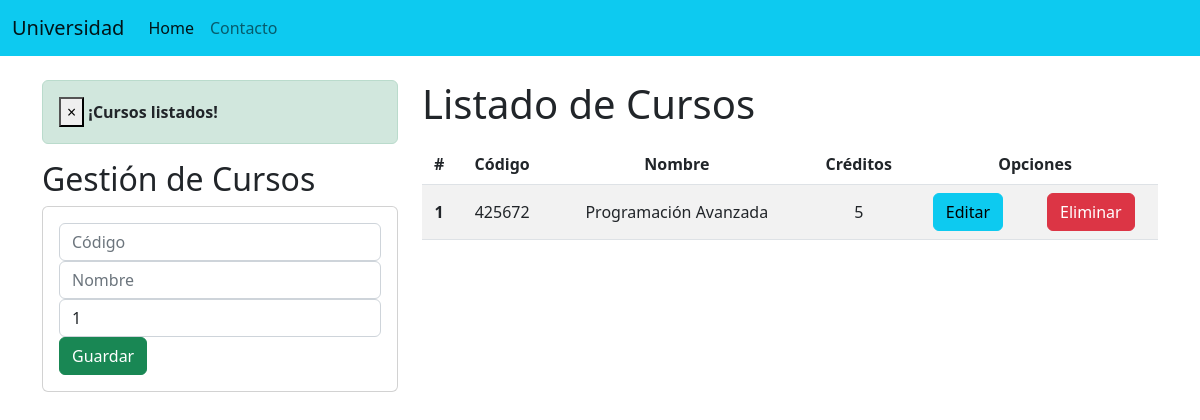
/, run on an earlier commit of the app's database.
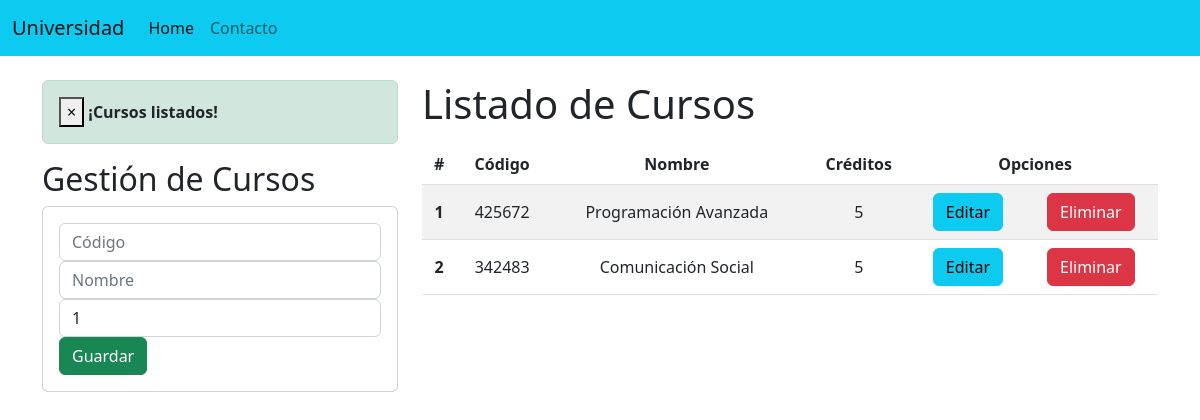
And on a later commit of the database.
### academico/models.py (models this page shows, shortened)
class Curso(models.Model):
    codigo = models.CharField(primary_key=True, max_length=6)
    nombre = models.CharField(max_length=50)
    creditos = models.PositiveSmallIntegerField()

### academico/views.py (the view)
# urls.py: path('', views.home, name='home'),
def home(request):
    cursos_listados = Curso.objects.all()
    messages.success(request, "¡Cursos listados!")
    return render(request, 'academico/gestionCursos.html', {'cursos': cursos_listados})

### academico/templates/academico/gestionCursos.html (shortened to what this page needs)
{% extends './base.html' %}
{% block body %}
<div class="row">
    <div class="col-sm-12 col-md-6 col-lg-4 col-xl-4">
        {% if messages %}
        {% for message in messages %}
            <div class="alert alert-dismissible alert-success">
                <button type="button" class="close" data-dismiss="alert">&times;</button>
                <strong class="text-dark">{{ message }}</strong>
            </div>
        {% endfor %}
        {% endif %}
        <h2>Gestión de Cursos</h2>
        <div class="card">
            <div class="card-body">
                <form action="/registrarCurso/" method="POST">{% csrf_token %}
                    <div class="form-group">
                        <input type="text" id="txtCodigo" name="txtCodigo" class="form-control" placeholder="Código" minlength="6" maxlength="6" required>
                    </div>
                    <div class="form-group">
                        <input type="text" id="txtNombre" name="txtNombre" class="form-control" placeholder="Nombre" maxlength="50" required>
                    </div>
                    <div class="form-group">
                        <input type="text" id="numCreditos" name="numCreditos" class="form-control" min="1" max="9" value="1" required>
                    </div>
                    <div class="form-group">
                        <button type="submit" class="btn btn-success btn-block text-white">Guardar</button>
                    </div>
                </form>
            </div>
        </div>
    </div>
    <div class="col-sm-12 col-md-6 col-lg-8 col-xl-8">
        <h1>Listado de Cursos</h1>
        <div class="table-responsive py-2">
            <table class="table table-striped">
                <thead>
                    <tr>
                        <th>#</th>
                        <th>Código</th>
                        <th>Nombre</th>
                        <th>Créditos</th>
                        <th colspan="2">Opciones</th>
                    </tr>
                </thead>
                <tbody>
                    {% for c in cursos %}
                        <tr>
                            <th>{{ forloop.counter }}</th>
                            <td>{{ c.codigo }}</td>
                            <td>{{ c.nombre }}</td>
                            <td>{{ c.creditos }}</td>
                            <td><a href="edicionCurso/{{c.codigo}}" class="btn btn-info">Editar</a></td>
                            <td><a href="eliminarCurso/{{c.codigo}}" class="btn btn-danger btnEliminacion">Eliminar</a></td>
                        </tr>
                    {% endfor %}
                </tbody>
            </table>
        </div>
    </div>
</div>
{% endblock  %}

What changed in the data, as far as the page shows it:
added Curso: codigo "342483", nombre "Comunicación Social", creditos "5"
